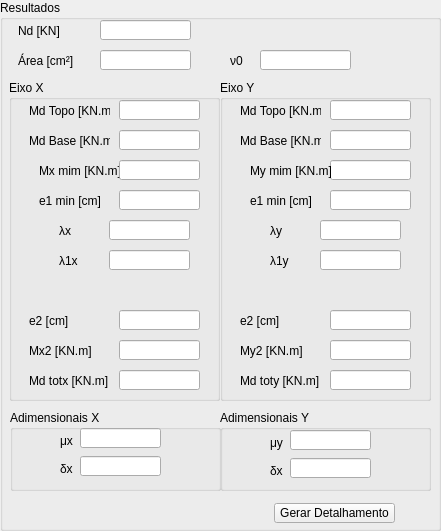
     <widget class="QGroupBox" name="groupBox_8">
      <property name="geometry">
       <rect>
        <x>530</x>
        <y>30</y>
        <width>441</width>
        <height>531</height>
       </rect>
      </property>
      <property name="title">
       <string>Resultados</string>
      </property>
      <widget class="QLabel" name="label_27">
       <property name="geometry">
        <rect>
         <x>18</x>
         <y>20</y>
         <width>47</width>
         <height>21</height>
        </rect>
       </property>
       <property name="text">
        <string>Nd [KN]</string>
       </property>
      </widget>
      <widget class="QLineEdit" name="lineEdit_10">
       <property name="geometry">
        <rect>
         <x>100</x>
         <y>20</y>
         <width>91</width>
         <height>20</height>
        </rect>
       </property>
      </widget>
      <widget class="QLabel" name="label_28">
       <property name="geometry">
        <rect>
         <x>18</x>
         <y>50</y>
         <width>61</width>
         <height>21</height>
        </rect>
       </property>
       <property name="text">
        <string>Área [cm²]</string>
       </property>
      </widget>
      <widget class="QLineEdit" name="lineEdit_11">
       <property name="geometry">
        <rect>
         <x>100</x>
         <y>50</y>
         <width>91</width>
         <height>20</height>
        </rect>
       </property>
      </widget>
      <widget class="QGroupBox" name="groupBox_9">
       <property name="geometry">
        <rect>
         <x>9</x>
         <y>80</y>
         <width>211</width>
         <height>321</height>
        </rect>
       </property>
       <property name="title">
        <string>Eixo X</string>
       </property>
       <widget class="QLabel" name="label_30">
        <property name="geometry">
         <rect>
          <x>20</x>
          <y>20</y>
          <width>81</width>
          <height>21</height>
         </rect>
        </property>
        <property name="text">
         <string>Md Topo [KN.m]</string>
        </property>
       </widget>
       <widget class="QLineEdit" name="lineEdit_13">
        <property name="geometry">
         <rect>
          <x>110</x>
          <y>20</y>
          <width>81</width>
          <height>20</height>
         </rect>
        </property>
       </widget>
       <widget class="QLabel" name="label_31">
        <property name="geometry">
         <rect>
          <x>20</x>
          <y>50</y>
          <width>81</width>
          <height>21</height>
         </rect>
        </property>
        <property name="text">
         <string>Md Base [KN.m]</string>
        </property>
       </widget>
       <widget class="QLineEdit" name="lineEdit_14">
        <property name="geometry">
         <rect>
          <x>110</x>
          <y>50</y>
          <width>81</width>
          <height>20</height>
         </rect>
        </property>
       </widget>
       <widget class="QLabel" name="label_32">
        <property name="geometry">
         <rect>
          <x>30</x>
          <y>80</y>
          <width>81</width>
          <height>21</height>
         </rect>
        </property>
        <property name="text">
         <string>Mx mim [KN.m]</string>
        </property>
       </widget>
       <widget class="QLineEdit" name="lineEdit_15">
        <property name="geometry">
         <rect>
          <x>110</x>
          <y>80</y>
          <width>81</width>
          <height>20</height>
         </rect>
        </property>
        <property name="text">
         <string/>
        </property>
       </widget>
       <widget class="QLabel" name="label_33">
        <property name="geometry">
         <rect>
          <x>30</x>
          <y>110</y>
          <width>81</width>
          <height>21</height>
         </rect>
        </property>
        <property name="text">
         <string>e1 min [cm]</string>
        </property>
       </widget>
       <widget class="QLineEdit" name="lineEdit_16">
        <property name="geometry">
         <rect>
          <x>110</x>
          <y>110</y>
          <width>81</width>
          <height>20</height>
         </rect>
        </property>
        <property name="text">
         <string/>
        </property>
       </widget>
       <widget class="QLabel" name="label_34">
        <property name="geometry">
         <rect>
          <x>50</x>
          <y>140</y>
          <width>31</width>
          <height>21</height>
         </rect>
        </property>
        <property name="text">
         <string>λx</string>
        </property>
       </widget>
       <widget class="QLineEdit" name="lineEdit_17">
        <property name="geometry">
         <rect>
          <x>100</x>
          <y>140</y>
          <width>81</width>
          <height>20</height>
         </rect>
        </property>
        <property name="text">
         <string/>
        </property>
       </widget>
       <widget class="QLineEdit" name="lineEdit_18">
        <property name="geometry">
         <rect>
          <x>100</x>
          <y>170</y>
          <width>81</width>
          <height>20</height>
         </rect>
        </property>
        <property name="text">
         <string/>
        </property>
       </widget>
       <widget class="QLabel" name="label_35">
        <property name="geometry">
         <rect>
          <x>50</x>
          <y>170</y>
          <width>41</width>
          <height>21</height>
         </rect>
        </property>
        <property name="text">
         <string>λ1x</string>
        </property>
       </widget>
       <widget class="QLineEdit" name="lineEdit_19">
        <property name="geometry">
         <rect>
          <x>110</x>
          <y>230</y>
          <width>81</width>
          <height>20</height>
         </rect>
        </property>
        <property name="text">
         <string/>
        </property>
       </widget>
       <widget class="QLabel" name="label_36">
        <property name="geometry">
         <rect>
          <x>20</x>
          <y>230</y>
          <width>41</width>
          <height>21</height>
         </rect>
        </property>
        <property name="text">
         <string>e2 [cm]</string>
        </property>
       </widget>
       <widget class="QLabel" name="label_37">
        <property name="geometry">
         <rect>
          <x>20</x>
          <y>260</y>
          <width>81</width>
          <height>21</height>
         </rect>
        </property>
        <property name="text">
         <string>Mx2 [KN.m]</string>
        </property>
       </widget>
       <widget class="QLineEdit" name="lineEdit_20">
        <property name="geometry">
         <rect>
          <x>110</x>
          <y>260</y>
          <width>81</width>
          <height>20</height>
         </rect>
        </property>
        <property name="text">
         <string/>
        </property>
       </widget>
       <widget class="QLineEdit" name="lineEdit_21">
        <property name="geometry">
         <rect>
          <x>110</x>
          <y>290</y>
          <width>81</width>
          <height>20</height>
         </rect>
        </property>
        <property name="text">
         <string/>
        </property>
       </widget>
       <widget class="QLabel" name="label_38">
        <property name="geometry">
         <rect>
          <x>20</x>
          <y>290</y>
          <width>81</width>
          <height>21</height>
         </rect>
        </property>
        <property name="text">
         <string>Md totx [KN.m]</string>
        </property>
       </widget>
       <widget class="QLabel" name="label_39">
        <property name="geometry">
         <rect>
          <x>36</x>
          <y>200</y>
          <width>141</width>
          <height>20</height>
         </rect>
        </property>
        <property name="text">
         <string/>
        </property>
       </widget>
      </widget>
      <widget class="QGroupBox" name="groupBox_11">
       <property name="geometry">
        <rect>
         <x>220</x>
         <y>80</y>
         <width>211</width>
         <height>321</height>
        </rect>
       </property>
       <property name="title">
        <string>Eixo Y</string>
       </property>
       <widget class="QLineEdit" name="lineEdit_22">
        <property name="geometry">
         <rect>
          <x>110</x>
          <y>20</y>
          <width>81</width>
          <height>20</height>
         </rect>
        </property>
       </widget>
       <widget class="QLabel" name="label_40">
        <property name="geometry">
         <rect>
          <x>20</x>
          <y>290</y>
          <width>81</width>
          <height>21</height>
         </rect>
        </property>
        <property name="text">
         <string>Md toty [KN.m]</string>
        </property>
       </widget>
       <widget class="QLineEdit" name="lineEdit_23">
        <property name="geometry">
         <rect>
          <x>100</x>
          <y>170</y>
          <width>81</width>
          <height>20</height>
         </rect>
        </property>
        <property name="text">
         <string/>
        </property>
       </widget>
       <widget class="QLabel" name="label_41">
        <property name="geometry">
         <rect>
          <x>20</x>
          <y>260</y>
          <width>81</width>
          <height>21</height>
         </rect>
        </property>
        <property name="text">
         <string>My2 [KN.m]</string>
        </property>
       </widget>
       <widget class="QLabel" name="label_42">
        <property name="geometry">
         <rect>
          <x>20</x>
          <y>230</y>
          <width>41</width>
          <height>21</height>
         </rect>
        </property>
        <property name="text">
         <string>e2 [cm]</string>
        </property>
       </widget>
       <widget class="QLineEdit" name="lineEdit_24">
        <property name="geometry">
         <rect>
          <x>110</x>
          <y>80</y>
          <width>81</width>
          <height>20</height>
         </rect>
        </property>
        <property name="text">
         <string/>
        </property>
       </widget>
       <widget class="QLabel" name="label_43">
        <property name="geometry">
         <rect>
          <x>50</x>
          <y>170</y>
          <width>41</width>
          <height>21</height>
         </rect>
        </property>
        <property name="text">
         <string>λ1y</string>
        </property>
       </widget>
       <widget class="QLineEdit" name="lineEdit_25">
        <property name="geometry">
         <rect>
          <x>110</x>
          <y>110</y>
          <width>81</width>
          <height>20</height>
         </rect>
        </property>
        <property name="text">
         <string/>
        </property>
       </widget>
       <widget class="QLineEdit" name="lineEdit_26">
        <property name="geometry">
         <rect>
          <x>100</x>
          <y>140</y>
          <width>81</width>
          <height>20</height>
         </rect>
        </property>
        <property name="text">
         <string/>
        </property>
       </widget>
       <widget class="QLineEdit" name="lineEdit_27">
        <property name="geometry">
         <rect>
          <x>110</x>
          <y>290</y>
          <width>81</width>
          <height>20</height>
         </rect>
        </property>
        <property name="text">
         <string/>
        </property>
       </widget>
       <widget class="QLabel" name="label_44">
        <property name="geometry">
         <rect>
          <x>36</x>
          <y>200</y>
          <width>141</width>
          <height>20</height>
         </rect>
        </property>
        <property name="text">
         <string/>
        </property>
       </widget>
       <widget class="QLabel" name="label_45">
        <property name="geometry">
         <rect>
          <x>30</x>
          <y>80</y>
          <width>81</width>
          <height>21</height>
         </rect>
        </property>
        <property name="text">
         <string>My mim [KN.m]</string>
        </property>
       </widget>
       <widget class="QLabel" name="label_46">
        <property name="geometry">
         <rect>
          <x>50</x>
          <y>140</y>
          <width>31</width>
          <height>21</height>
         </rect>
        </property>
        <property name="text">
         <string>λy</string>
        </property>
       </widget>
       <widget class="QLineEdit" name="lineEdit_28">
        <property name="geometry">
         <rect>
          <x>110</x>
          <y>50</y>
          <width>81</width>
          <height>20</height>
         </rect>
        </property>
       </widget>
       <widget class="QLineEdit" name="lineEdit_29">
        <property name="geometry">
         <rect>
          <x>110</x>
          <y>260</y>
          <width>81</width>
          <height>20</height>
         </rect>
        </property>
        <property name="text">
         <string/>
        </property>
       </widget>
       <widget class="QLineEdit" name="lineEdit_30">
        <property name="geometry">
         <rect>
          <x>110</x>
          <y>230</y>
          <width>81</width>
          <height>20</height>
         </rect>
        </property>
        <property name="text">
         <string/>
        </property>
       </widget>
       <widget class="QLabel" name="label_47">
        <property name="geometry">
         <rect>
          <x>20</x>
          <y>20</y>
          <width>81</width>
          <height>21</height>
         </rect>
        </property>
        <property name="text">
         <string>Md Topo [KN.m]</string>
        </property>
       </widget>
       <widget class="QLabel" name="label_48">
        <property name="geometry">
         <rect>
          <x>20</x>
          <y>50</y>
          <width>81</width>
          <height>21</height>
         </rect>
        </property>
        <property name="text">
         <string>Md Base [KN.m]</string>
        </property>
       </widget>
       <widget class="QLabel" name="label_49">
        <property name="geometry">
         <rect>
          <x>30</x>
          <y>110</y>
          <width>81</width>
          <height>21</height>
         </rect>
        </property>
        <property name="text">
         <string>e1 min [cm]</string>
        </property>
       </widget>
      </widget>
      <widget class="QLineEdit" name="lineEdit_12">
       <property name="geometry">
        <rect>
         <x>260</x>
         <y>50</y>
         <width>91</width>
         <height>20</height>
        </rect>
       </property>
      </widget>
      <widget class="QLabel" name="label_29">
       <property name="geometry">
        <rect>
         <x>230</x>
         <y>50</y>
         <width>41</width>
         <height>21</height>
        </rect>
       </property>
       <property name="text">
        <string>ν0  </string>
       </property>
      </widget>
      <widget class="QPushButton" name="pushButton_3">
       <property name="geometry">
        <rect>
         <x>274</x>
         <y>503</y>
         <width>121</width>
         <height>20</height>
        </rect>
       </property>
       <property name="text">
        <string>Gerar Detalhamento</string>
       </property>
      </widget>
      <widget class="QGroupBox" name="groupBox_10">
       <property name="geometry">
        <rect>
         <x>10</x>
         <y>410</y>
         <width>211</width>
         <height>81</height>
        </rect>
       </property>
       <property name="title">
        <string>Adimensionais X</string>
       </property>
       <widget class="QLabel" name="label_50">
        <property name="geometry">
         <rect>
          <x>50</x>
          <y>20</y>
          <width>41</width>
          <height>21</height>
         </rect>
        </property>
        <property name="text">
         <string>μx</string>
        </property>
       </widget>
       <widget class="QLineEdit" name="lineEdit_31">
        <property name="geometry">
         <rect>
          <x>70</x>
          <y>18</y>
          <width>81</width>
          <height>20</height>
         </rect>
        </property>
       </widget>
       <widget class="QLineEdit" name="lineEdit_33">
        <property name="geometry">
         <rect>
          <x>70</x>
          <y>46</y>
          <width>81</width>
          <height>20</height>
         </rect>
        </property>
       </widget>
       <widget class="QLabel" name="label_52">
        <property name="geometry">
         <rect>
          <x>50</x>
          <y>48</y>
          <width>41</width>
          <height>21</height>
         </rect>
        </property>
        <property name="text">
         <string>δx</string>
        </property>
       </widget>
      </widget>
      <widget class="QGroupBox" name="groupBox_12">
       <property name="geometry">
        <rect>
         <x>220</x>
         <y>410</y>
         <width>211</width>
         <height>81</height>
        </rect>
       </property>
       <property name="title">
        <string>Adimensionais Y</string>
       </property>
       <widget class="QLineEdit" name="lineEdit_32">
        <property name="geometry">
         <rect>
          <x>70</x>
          <y>20</y>
          <width>81</width>
          <height>20</height>
         </rect>
        </property>
       </widget>
       <widget class="QLabel" name="label_51">
        <property name="geometry">
         <rect>
          <x>50</x>
          <y>22</y>
          <width>41</width>
          <height>21</height>
         </rect>
        </property>
        <property name="text">
         <string>μy</string>
        </property>
       </widget>
       <widget class="QLineEdit" name="lineEdit_34">
        <property name="geometry">
         <rect>
          <x>70</x>
          <y>48</y>
          <width>81</width>
          <height>20</height>
         </rect>
        </property>
       </widget>
       <widget class="QLabel" name="label_53">
        <property name="geometry">
         <rect>
          <x>50</x>
          <y>50</y>
          <width>41</width>
          <height>21</height>
         </rect>
        </property>
        <property name="text">
         <string>δx</string>
        </property>
       </widget>
      </widget>
     </widget>
